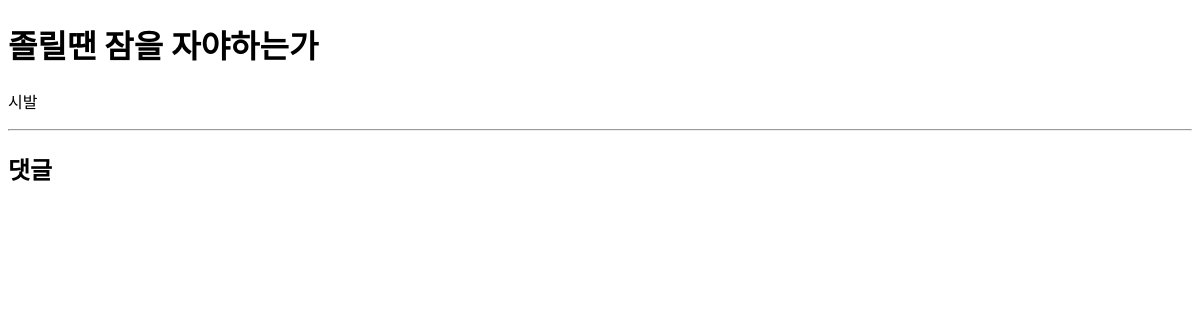
The app's page /home/2/, older data.
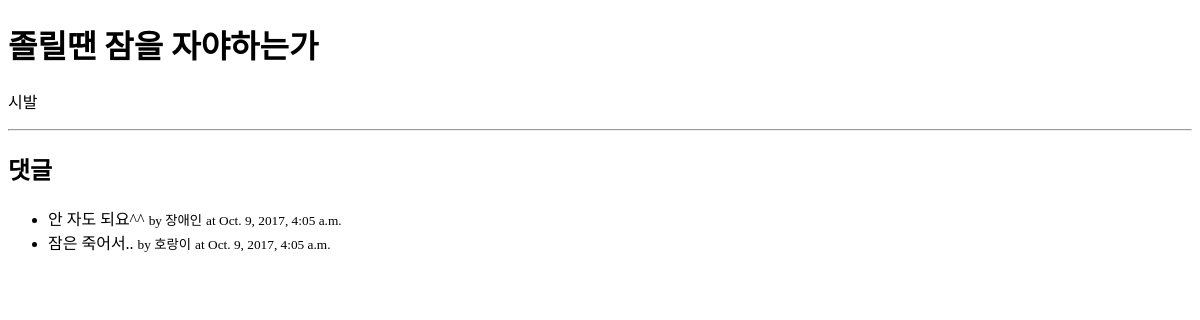
The same page, newer data.
### home/models.py (models this page shows, shortened)
class Project(models.Model):
    STATUS_CHOICES = (
        ('d','Draft'),
        ('p', 'Published'),
    )
    author = models.CharField(max_length=20) #빈칸이 면 안됨
    title = models.CharField(max_length=100, verbose_name='제목')
    content = models.TextField(verbose_name='내용')
    tags = models.CharField(max_length=100,blank=True)
    status = models.CharField(max_length=1, choices=STATUS_CHOICES)
    tag_set = models.ManyToManyField('Tag')
    created_at = models.DateTimeField(auto_now_add=True)
    updated_at = models.DateTimeField(auto_now=True)

class Comment(models.Model):
    project = models.ForeignKey(Project)
    author = models.CharField(max_length=20)
    message = models.TextField()
    create_at = models.DateTimeField(auto_now_add=True)
    updated_at = models.DateTimeField(auto_now=True)

### home/views.py (the view)
# urls.py: url(r'^(?P<id>\d+)/$',views.project_detail),
def project_detail(request,id):
    project = get_object_or_404(Project, id=id)
    return render(request, 'project_detail.html', {
        'project' : project
    })

### home/templates/project_detail.html (shortened to what this page needs)
<!DOCTYPE html>
<html lang="en">
<head>
</head>
<body>
<h1>{{ project.title }}</h1>
{{ project.content|linebreaks }}
<hr/>
<h2>댓글</h2>
<ul>
    {% for comment in project.comment_set.all %}
        <li>
            {{ comment.message }}
            <small>by {{ comment.author}}</small>
            <small>at {{ comment.updated_at }}</small>
        </li>
    {% endfor %}
</ul>
</body>
</html>

Row changes from the older to the newer data that the page shows:
added Comment: message "안 자도 되요^^", author "장애인", updated_at "Oct. 9, 2017, 4:05 a.m."
added Comment: message "잠은 죽어서..", author "호랑이", updated_at "Oct. 9, 2017, 4:05 a.m."
